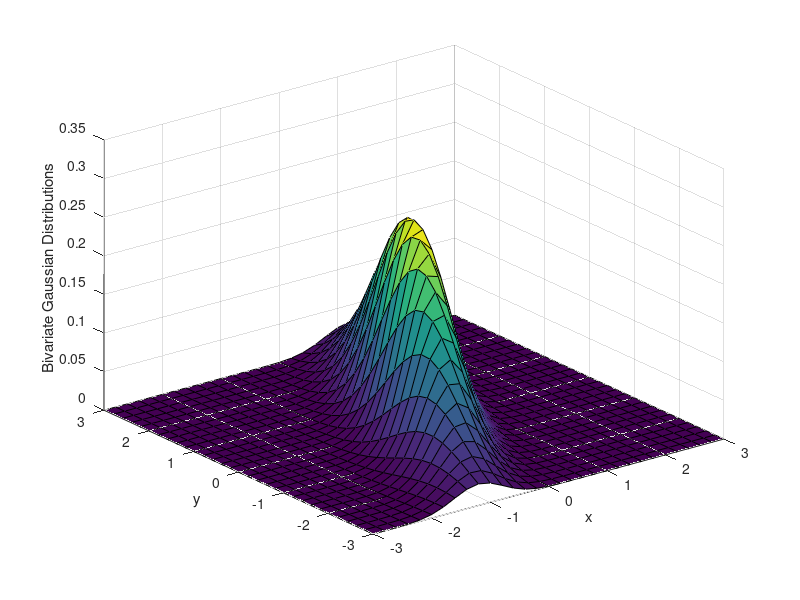

MATLAB code to generate this figure:
function [] = BivariateGaussianDistributions_mvnpdf()

    fig = figure('Name','Figure 1  ','NumberTitle','off');
    mu = [0 ,0];
    sigma =  [0.5 0.8; 0.8 2.0];
    x1 = -3:0.2:3;
    x2 = -3:0.2:3;
    x = [x1; x2];
    [X1,X2] = meshgrid(x1,x2);
    X = [X1(:) X2(:)];
    y = mvnpdf(X,mu,sigma);
    y = reshape(y,length(x1),length(x2));
    surf(X1,X2,y)
    xlabel('x')
    ylabel('y')
    zlabel('Bivariate Gaussian Distributions')
    saveas(fig,'BivariateGaussianDistributions_mvnpdf_xaxis.jpg')  
end